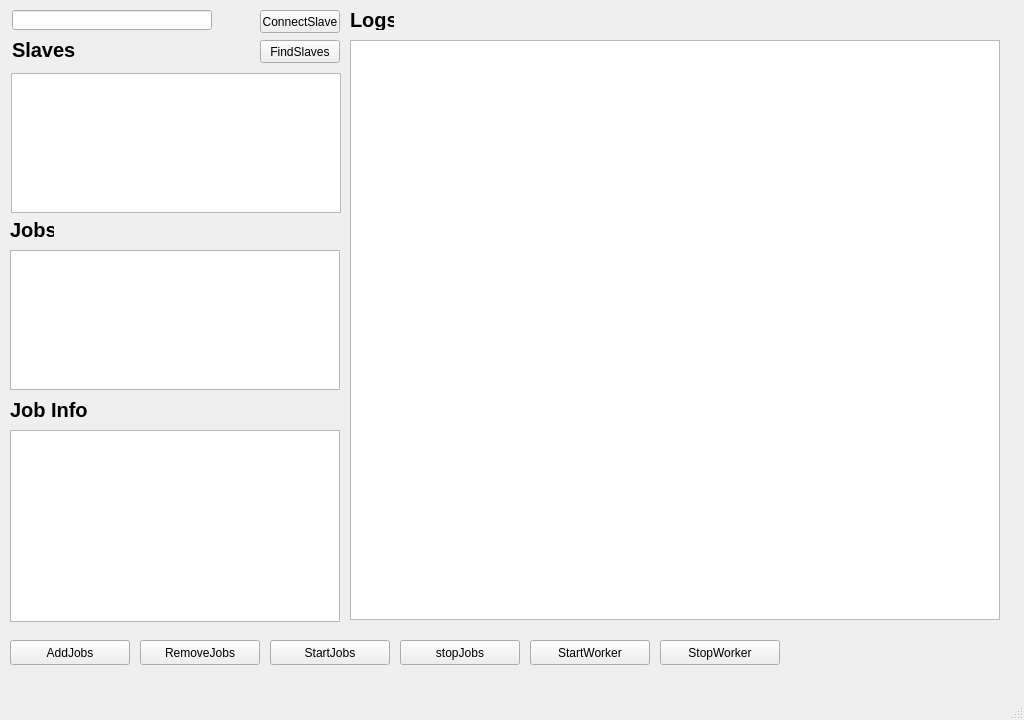
<?xml version="1.0" encoding="UTF-8"?>
<ui version="4.0">
 <class>J_slaveWin</class>
 <widget class="QMainWindow" name="J_slaveWin">
  <property name="enabled">
   <bool>true</bool>
  </property>
  <property name="geometry">
   <rect>
    <x>0</x>
    <y>0</y>
    <width>1024</width>
    <height>720</height>
   </rect>
  </property>
  <property name="sizePolicy">
   <sizepolicy hsizetype="Fixed" vsizetype="Fixed">
    <horstretch>0</horstretch>
    <verstretch>0</verstretch>
   </sizepolicy>
  </property>
  <property name="minimumSize">
   <size>
    <width>1024</width>
    <height>720</height>
   </size>
  </property>
  <property name="maximumSize">
   <size>
    <width>1024</width>
    <height>720</height>
   </size>
  </property>
  <property name="windowTitle">
   <string>MainWindow</string>
  </property>
  <widget class="QWidget" name="centralwidget">
   <widget class="QTableView" name="tableView_worker">
    <property name="geometry">
     <rect>
      <x>350</x>
      <y>40</y>
      <width>650</width>
      <height>580</height>
     </rect>
    </property>
    <property name="minimumSize">
     <size>
      <width>650</width>
      <height>550</height>
     </size>
    </property>
    <property name="maximumSize">
     <size>
      <width>800</width>
      <height>600</height>
     </size>
    </property>
   </widget>
   <widget class="QLabel" name="label_2">
    <property name="geometry">
     <rect>
      <x>350</x>
      <y>10</y>
      <width>44</width>
      <height>20</height>
     </rect>
    </property>
    <property name="font">
     <font>
      <pointsize>15</pointsize>
      <weight>75</weight>
      <bold>true</bold>
     </font>
    </property>
    <property name="text">
     <string>Logs</string>
    </property>
   </widget>
   <widget class="QPushButton" name="pushButton_stopWorker">
    <property name="geometry">
     <rect>
      <x>660</x>
      <y>640</y>
      <width>120</width>
      <height>25</height>
     </rect>
    </property>
    <property name="text">
     <string>StopWorker</string>
    </property>
   </widget>
   <widget class="QPushButton" name="pushButton_startWorker">
    <property name="geometry">
     <rect>
      <x>530</x>
      <y>640</y>
      <width>120</width>
      <height>25</height>
     </rect>
    </property>
    <property name="text">
     <string>StartWorker</string>
    </property>
   </widget>
   <widget class="QPushButton" name="pushButton_startJob">
    <property name="geometry">
     <rect>
      <x>270</x>
      <y>640</y>
      <width>120</width>
      <height>25</height>
     </rect>
    </property>
    <property name="text">
     <string>StartJobs</string>
    </property>
   </widget>
   <widget class="QPushButton" name="pushButton_removeJob">
    <property name="geometry">
     <rect>
      <x>140</x>
      <y>640</y>
      <width>120</width>
      <height>25</height>
     </rect>
    </property>
    <property name="text">
     <string>RemoveJobs</string>
    </property>
   </widget>
   <widget class="QPushButton" name="pushButton_stopJob">
    <property name="geometry">
     <rect>
      <x>400</x>
      <y>640</y>
      <width>120</width>
      <height>25</height>
     </rect>
    </property>
    <property name="text">
     <string>stopJobs</string>
    </property>
   </widget>
   <widget class="QPushButton" name="pushButton_addJob">
    <property name="geometry">
     <rect>
      <x>10</x>
      <y>640</y>
      <width>120</width>
      <height>25</height>
     </rect>
    </property>
    <property name="text">
     <string>AddJobs</string>
    </property>
   </widget>
   <widget class="QListView" name="listView_log">
    <property name="geometry">
     <rect>
      <x>10</x>
      <y>430</y>
      <width>330</width>
      <height>192</height>
     </rect>
    </property>
    <property name="sizePolicy">
     <sizepolicy hsizetype="Fixed" vsizetype="Expanding">
      <horstretch>0</horstretch>
      <verstretch>0</verstretch>
     </sizepolicy>
    </property>
    <property name="minimumSize">
     <size>
      <width>330</width>
      <height>0</height>
     </size>
    </property>
    <property name="maximumSize">
     <size>
      <width>330</width>
      <height>16777215</height>
     </size>
    </property>
   </widget>
   <widget class="QLabel" name="label_4">
    <property name="geometry">
     <rect>
      <x>10</x>
      <y>400</y>
      <width>221</width>
      <height>20</height>
     </rect>
    </property>
    <property name="font">
     <font>
      <pointsize>15</pointsize>
      <weight>75</weight>
      <bold>true</bold>
     </font>
    </property>
    <property name="text">
     <string>Job Info</string>
    </property>
   </widget>
   <widget class="QListView" name="listView_job_2">
    <property name="geometry">
     <rect>
      <x>10</x>
      <y>250</y>
      <width>330</width>
      <height>140</height>
     </rect>
    </property>
    <property name="sizePolicy">
     <sizepolicy hsizetype="Fixed" vsizetype="Expanding">
      <horstretch>0</horstretch>
      <verstretch>0</verstretch>
     </sizepolicy>
    </property>
    <property name="minimumSize">
     <size>
      <width>330</width>
      <height>0</height>
     </size>
    </property>
    <property name="maximumSize">
     <size>
      <width>330</width>
      <height>16777215</height>
     </size>
    </property>
   </widget>
   <widget class="QLabel" name="label_3">
    <property name="geometry">
     <rect>
      <x>10</x>
      <y>220</y>
      <width>44</width>
      <height>20</height>
     </rect>
    </property>
    <property name="font">
     <font>
      <pointsize>15</pointsize>
      <weight>75</weight>
      <bold>true</bold>
     </font>
    </property>
    <property name="text">
     <string>Jobs</string>
    </property>
   </widget>
   <widget class="QListView" name="listView_job">
    <property name="geometry">
     <rect>
      <x>11</x>
      <y>73</y>
      <width>330</width>
      <height>140</height>
     </rect>
    </property>
    <property name="sizePolicy">
     <sizepolicy hsizetype="Fixed" vsizetype="Expanding">
      <horstretch>0</horstretch>
      <verstretch>0</verstretch>
     </sizepolicy>
    </property>
    <property name="minimumSize">
     <size>
      <width>330</width>
      <height>0</height>
     </size>
    </property>
    <property name="maximumSize">
     <size>
      <width>330</width>
      <height>16777215</height>
     </size>
    </property>
   </widget>
   <widget class="QPushButton" name="pushButton_connectSlave">
    <property name="geometry">
     <rect>
      <x>260</x>
      <y>10</y>
      <width>80</width>
      <height>23</height>
     </rect>
    </property>
    <property name="sizePolicy">
     <sizepolicy hsizetype="Fixed" vsizetype="Fixed">
      <horstretch>0</horstretch>
      <verstretch>0</verstretch>
     </sizepolicy>
    </property>
    <property name="maximumSize">
     <size>
      <width>200</width>
      <height>50</height>
     </size>
    </property>
    <property name="text">
     <string>ConnectSlave</string>
    </property>
   </widget>
   <widget class="QLineEdit" name="lineEdit">
    <property name="geometry">
     <rect>
      <x>12</x>
      <y>10</y>
      <width>200</width>
      <height>20</height>
     </rect>
    </property>
    <property name="sizePolicy">
     <sizepolicy hsizetype="Expanding" vsizetype="Expanding">
      <horstretch>0</horstretch>
      <verstretch>0</verstretch>
     </sizepolicy>
    </property>
    <property name="maximumSize">
     <size>
      <width>220</width>
      <height>50</height>
     </size>
    </property>
   </widget>
   <widget class="QPushButton" name="pushButton_findSlave">
    <property name="geometry">
     <rect>
      <x>260</x>
      <y>40</y>
      <width>80</width>
      <height>23</height>
     </rect>
    </property>
    <property name="sizePolicy">
     <sizepolicy hsizetype="Fixed" vsizetype="Fixed">
      <horstretch>0</horstretch>
      <verstretch>0</verstretch>
     </sizepolicy>
    </property>
    <property name="maximumSize">
     <size>
      <width>200</width>
      <height>50</height>
     </size>
    </property>
    <property name="text">
     <string>FindSlaves</string>
    </property>
   </widget>
   <widget class="QLabel" name="label">
    <property name="geometry">
     <rect>
      <x>12</x>
      <y>40</y>
      <width>66</width>
      <height>20</height>
     </rect>
    </property>
    <property name="maximumSize">
     <size>
      <width>220</width>
      <height>16777215</height>
     </size>
    </property>
    <property name="font">
     <font>
      <pointsize>15</pointsize>
      <weight>75</weight>
      <bold>true</bold>
     </font>
    </property>
    <property name="text">
     <string>Slaves</string>
    </property>
   </widget>
  </widget>
  <widget class="QMenuBar" name="menubar">
   <property name="geometry">
    <rect>
     <x>0</x>
     <y>0</y>
     <width>1024</width>
     <height>23</height>
    </rect>
   </property>
  </widget>
  <widget class="QStatusBar" name="statusbar"/>
 </widget>
 <resources/>
 <connections/>
</ui>
